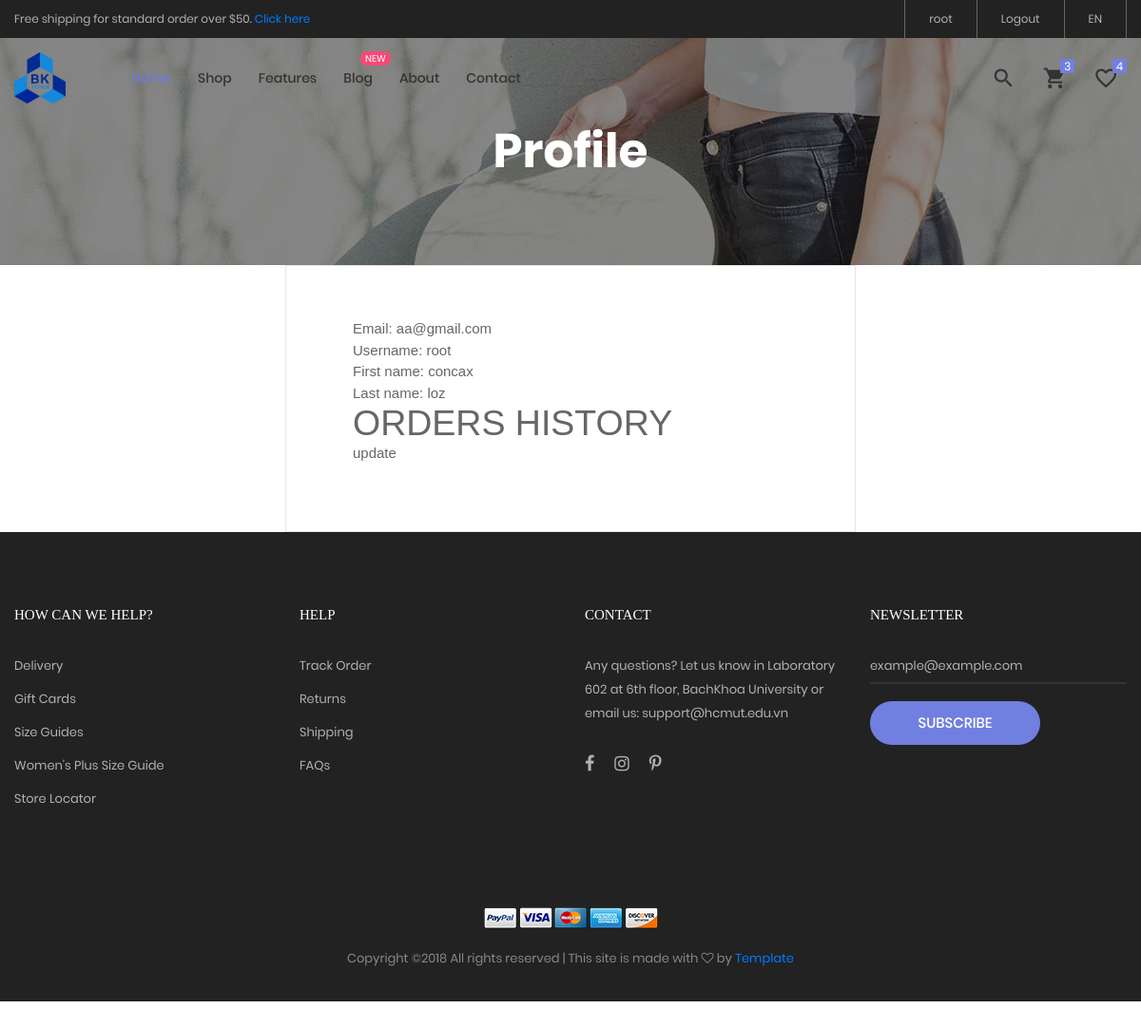
/profile.php (signed in), run on the app's committed database.
### tables this page shows
CREATE TABLE `users` (
  `id` int(11) NOT NULL,
  `userName` varchar(30) NOT NULL,
  `password` varchar(128) NOT NULL,
  `email` varchar(50) NOT NULL,
  `firstName` varchar(30) NOT NULL,
  `lastName` varchar(30) DEFAULT NULL,
  `type` int(11) DEFAULT NULL
);

### objects/user.php (called while the page is built, shortened)
<?php
class User{
    private $conn;
    private $table_name = "users";
    public function __construct($db){
        $this->conn = $db;
    }
    function getInfo($userName){
        $this->userName = $userName;
        $query = "SELECT
                    id, email, firstName, lastName, type
                FROM
                    ".$this->table_name;
        $stmt = $this->conn->prepare($query);
        $stmt->execute();
        while ($row = $stmt->fetch(PDO::FETCH_ASSOC)){
            extract($row);
            $this->email = $email;
            $this->firstName = $firstName;
            $this->lastName = $lastName;
        }
    }
}
?>

### profile.php (the view, shortened to what this page needs)
<?php
    include "layout_head.php";
    include_once "objects/user.php";
    $database = new Database();
    $db = $database->getConnection();
    $userInfo = new User($db);
    $userInfo->getInfo($_SESSION["userName"]);
?>
<section class="bg-img1 txt-center p-lr-15 p-tb-92" style="background-image: url('images/bg-01.jpg');">
    <h2 class="ltext-105 cl0 txt-center">
        Profile
    </h2>
</section>
<div class="size-210 bor10 p-lr-70 p-t-55 p-b-70 p-lr-15-lg w-full-md" style="margin: 0 auto;">
    <div class="panel panel-default">
        <div class="panel-body">
            <?php
                echo "Email: ".$userInfo->email."<br>";
                echo "Username: ".$userInfo->userName."<br>";
                echo "First name: ".$userInfo->firstName."<br>";
                echo "Last name: ".$userInfo->lastName."<br>";
           ?>
        </div>
    </div>
    <h1>ORDERS HISTORY</h1>
    update
</div>
<?php
    include "layout_foot.php";
    ?>

### css/main.css (style rules this page uses)
.cl0 { color: #fff; }
.ltext-105 { font-family: Poppins-Bold; font-size: 50px; line-height: 1.1; }
.size-210 { width: 50%; }
.bg-img1 { background-size: cover; background-position: center center; background-repeat: no-repeat; }
.bor10 { border: 1px solid #e6e6e6; }

### data on the page
users: email "aa@gmail.com", firstName "concax", lastName "loz"

### other printed values
$_SESSION["userName"] "root"
$userInfo->userName "root"
